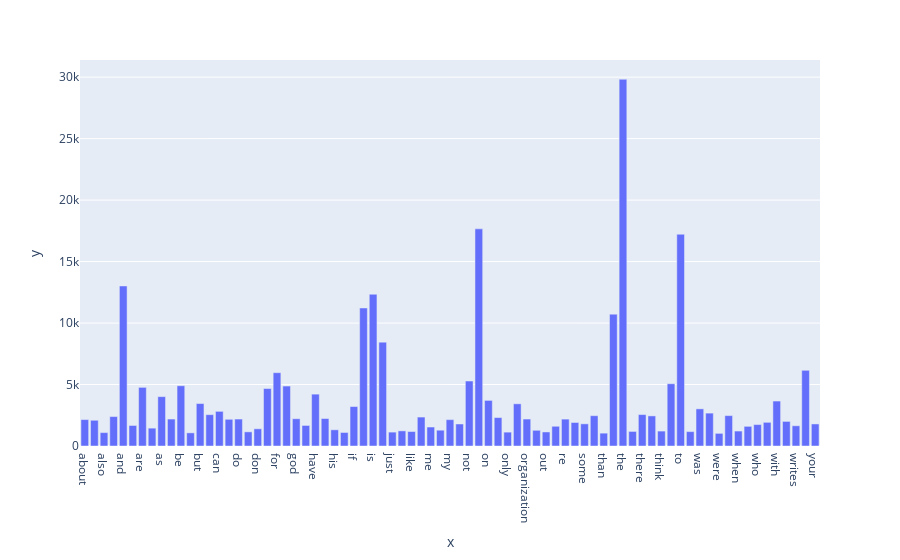

The cell this chart's notebook holds for it:
### Markdown cell above
### >>> **Exercise 14 (take home):**
The chart above only contains 300 vocabulary in the documents, and it's already computationally intensive to both compute and visualize. Can you efficiently reduce the number of terms you want to visualize as an exercise.

### Code cell
# Answer here
term=[]
freq=[]

for i , j in zip(count_vect.get_feature_names_out(),term_frequencies):
    if j>1000:
        term.append(i)
        freq.append(j)
   
fig = px.bar(x=term,y=freq)

# showing the plot
fig.show()

### Figure 1 — Plotly figure (JSON) as saved in the notebook; plotly's stock layout.template omitted (floating-point values rounded to 4 significant figures)
{"data": [{"alignmentgroup": "True", "hovertemplate": "x=%{x}<br>y=%{y}<extra></extra>", "legendgroup": "", "marker": {"color": "#636efa", "pattern": {"shape": ""}}, "name": "", "offsetgroup": "", "orientation": "v", "showlegend": false, "textposition": "auto", "type": "bar", "x": ["about", "all", "also", "an", "and", "any", "are", "article", "as", "at", "be", "been", "but", "by", "can", "com", "do", "does", "don", "edu", "for", "from", "god", "has", "have", "he", "his", "how", "if", "in", "is", "it", "just", "know", "like", "lines", "me", "more", "my", "no", "not", "of", "on", "one", "only", "or", "organization", "other", "out", "people", "re", "so", "some", "subject", "than", "that", "the", "their", "there", "they", "think", "this", "to", "university", "was", "we", "were", "what", "when", "which", "who", "will", "with", "would", "writes", "you", "your"], "xaxis": "x", "y": [2148, 2093, 1090, 2393, 13017, 1669, 4769, 1453, 4015, 2191, 4898, 1068, 3453, 2548, 2818, 2172, 2193, 1151, 1400, 4675, 5962, 4877, 2216, 1671, 4218, 2232, 1318, 1100, 3208, 11226, 12343, 8447, 1130, 1230, 1177, 2353, 1543, 1286, 2143, 1791, 5285, 17660, 3709, 2312, 1127, 3432, 2192, 1278, 1142, 1604, 2186, 1912, 1802, 2464, 1045, 10723, 29825, 1184, 2556, 2448, 1213, 5063, 17222, 1170, 3020, 2674, 1028, 2472, 1215, 1599, 1742, 1925, 3655, 2000, 1645, 6157, 1793], "yaxis": "y"}], "layout": {"barmode": "relative", "legend": {"tracegroupgap": 0}, "margin": {"t": 60}, "xaxis": {"anchor": "y", "domain": [0, 1], "title": {"text": "x"}}, "yaxis": {"anchor": "x", "domain": [0, 1], "title": {"text": "y"}}}}
